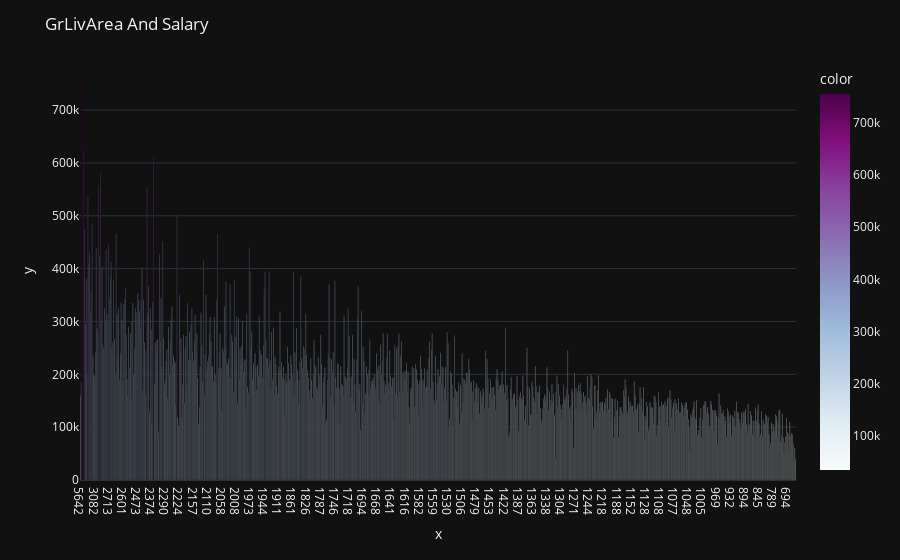

The notebook cell saved with this chart:
### Code cell
fig=px.bar(
    x=GrLivArea.index.astype(str),
    y=GrLivArea.values,
    color_continuous_scale="BuPu",
    color=GrLivArea.values,
    text=np.round(GrLivArea.values,2)
)

fig.update_layout(
    title="GrLivArea And Salary",
    template="plotly_dark"
)

fig.show()

### Figure 1 — Plotly figure (JSON) as saved in the notebook; plotly's stock layout.template omitted (floating-point values rounded to 4 significant figures; data arrays with more than 128 entries replaced by an {"elided": "..."} marker saying what was removed)
{"data": [{"alignmentgroup": "True", "hovertemplate": "x=%{x}<br>y=%{y}<br>text=%{text}<br>color=%{marker.color}<extra></extra>", "legendgroup": "", "marker": {"color": {"elided": "861 float values"}, "coloraxis": "coloraxis", "pattern": {"shape": ""}}, "name": "", "offsetgroup": "", "orientation": "v", "showlegend": false, "text": {"elided": "861 float values"}, "textposition": "auto", "type": "bar", "x": {"elided": "861 str values"}, "xaxis": "x", "y": {"elided": "861 float values"}, "yaxis": "y"}], "layout": {"barmode": "relative", "coloraxis": {"colorbar": {"title": {"text": "color"}}, "colorscale": [[0, "rgb(247,252,253)"], [0.125, "rgb(224,236,244)"], [0.25, "rgb(191,211,230)"], [0.375, "rgb(158,188,218)"], [0.5, "rgb(140,150,198)"], [0.625, "rgb(140,107,177)"], [0.75, "rgb(136,65,157)"], [0.875, "rgb(129,15,124)"], [1, "rgb(77,0,75)"]]}, "legend": {"tracegroupgap": 0}, "margin": {"t": 60}, "title": {"text": "GrLivArea And Salary"}, "xaxis": {"anchor": "y", "domain": [0, 1], "title": {"text": "x"}}, "yaxis": {"anchor": "x", "domain": [0, 1], "title": {"text": "y"}}}}
